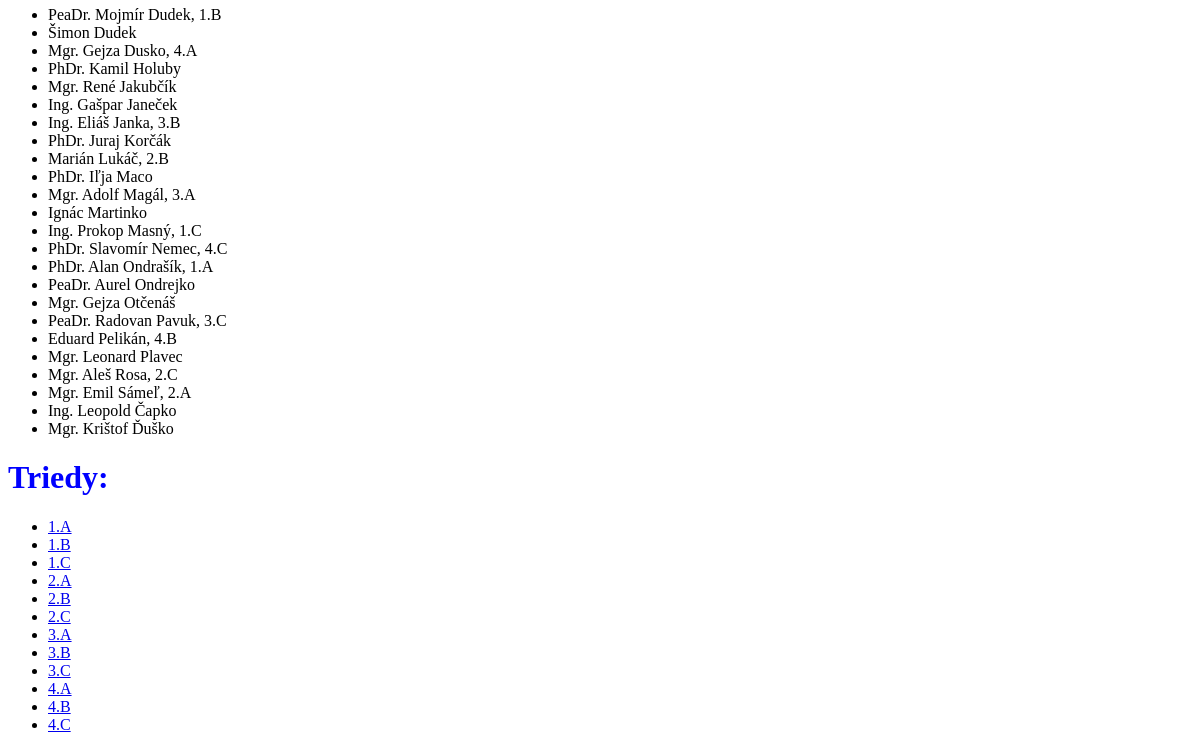
/skola/ (lower part), run on an earlier commit of the app's database.
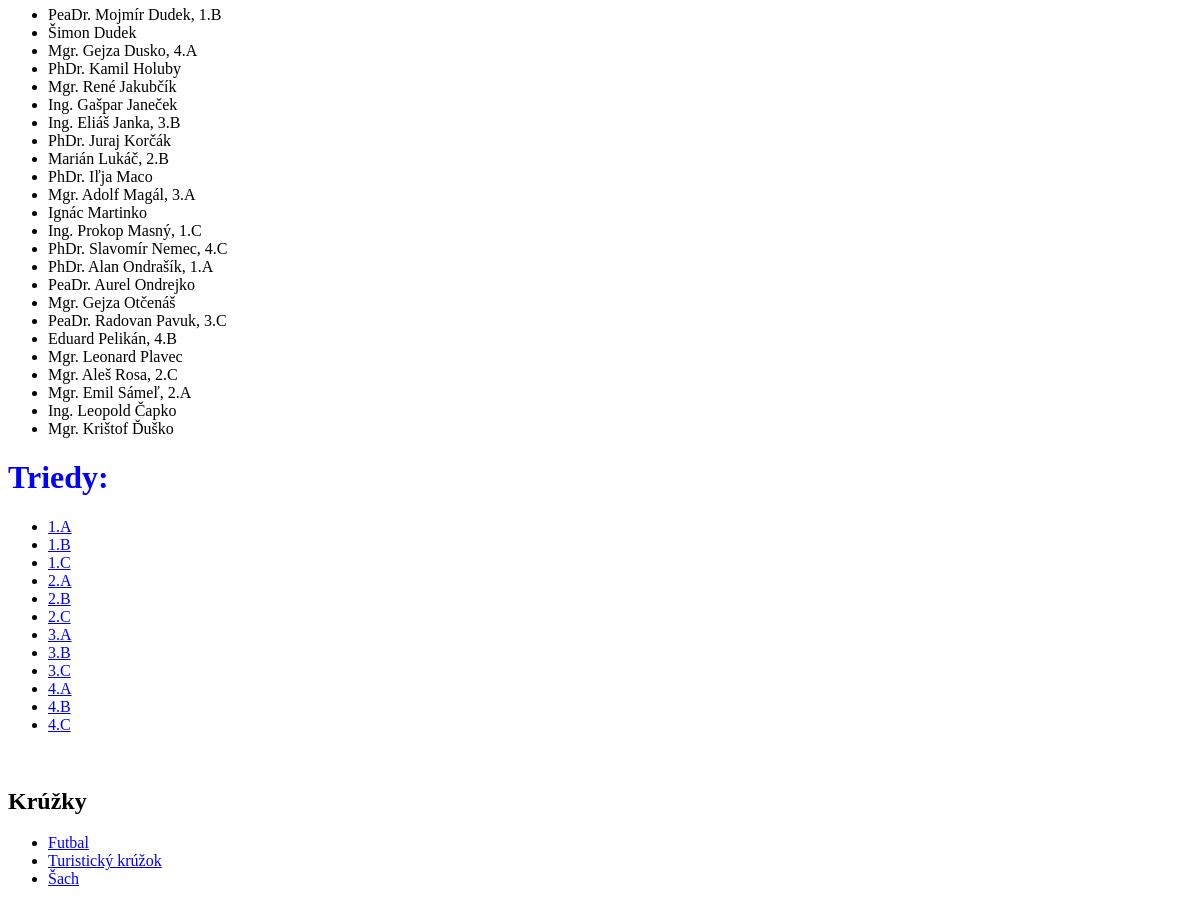
And on a later commit of the database.
### skola/models.py (models this page shows)
class Ucitel(models.Model):
    titul = models.CharField(max_length=10)
    meno = models.CharField(max_length=20) # textové pole
    priezvisko = models.CharField(max_length=20)
    trieda = models.ForeignKey(Trieda, on_delete=models.SET_NULL, null=True, blank=True)
    def __str__(self):
        if self.trieda:
            return f"{self.titul} {self.meno} {self.priezvisko}, {self.trieda}"
        else:
            return f"{self.titul} {self.meno} {self.priezvisko}"
    class Meta:
        verbose_name = "Učiteľ"
        verbose_name_plural = "Učitelia"
        ordering = ["priezvisko"]

class Trieda(models.Model):
    nazov = models.CharField(max_length=10)
    def __str__(self):
        return f"{self.nazov}"
    class Meta:
        verbose_name = "Trieda"
        verbose_name_plural = "Triedy"
        ordering = ["nazov"]

class Kruzok(models.Model):
    nazov = models.CharField(max_length=100)
    skratka = models.CharField(max_length=10)
    ucitel = models.ForeignKey(Ucitel, on_delete=models.CASCADE)
    def __str__(self):
        return f"{self.nazov}"
    class Meta:
        ordering = ["nazov"]
        verbose_name = "Krúžok"
        verbose_name_plural = "Krúžky"

### skola/views.py (the view)
# urls.py: path('', views.index, name="index"),
def index(request):
    studenti = Student.objects.all()
    ucitelia = Ucitel.objects.all()
    triedy = Trieda.objects.all()
    kruzky = Kruzok.objects.all().order_by("nazov")
    return render(request, "skola/index.html", {"studenti":studenti, "ucitelia":ucitelia, "triedy":triedy, "kruzky":kruzky})

### skola/models.py (called while the page is built)
    def __str__(self):
        if self.trieda:
            return f"{self.meno} {self.priezvisko}, {self.trieda}"
        else:
            return f"{self.meno} {self.priezvisko}"

### skola/templates/skola/index.html (shortened to what this page needs)
{% load static%}
<!DOCTYPE html>
<html lang="en">
<head>
    <link rel="stylesheet" href="{% static 'skola/skola.css' %}">
</head>
<body>
   {% if ucitelia %}
   <ul>
    {% for ucitel in ucitelia %}
    <li>{{ucitel}}</li>
    {% endfor %}
   </ul>
   {% endif %}
   {% if triedy %}
   <h1>Triedy:</h1>
   <ul>
    {% for trieda in triedy %}
    <li><a href="{% url 'vypis-trieda' pk=trieda.id %}">{{trieda}}</a></li>
    {% endfor %}
   </ul>
   {% endif %}
   {% if kruzky %}
   <br>
   <h2>Krúžky</h2>
   <ul class="list-group">
       {% for kruzok in kruzky %}
       <li class="list-group-item"><a class="link-offset-2 link-underline link-underline-opacity-0" href="{% url 'kruzok' kruzok=kruzok.skratka %}">{{kruzok}}</a></li>
       {% endfor %}
   </ul>
   {% endif %}
</body>
</html>

### skola/static/skola/skola.css (style rules this page uses)
h1 { color: blue; }

What changed in the data, as far as the page shows it:
added Kruzok: nazov "Futbal"
added Kruzok: nazov "Turistický krúžok"
added Kruzok: nazov "Šach"
Also different on the page:
text now shown: "Krúžky"
